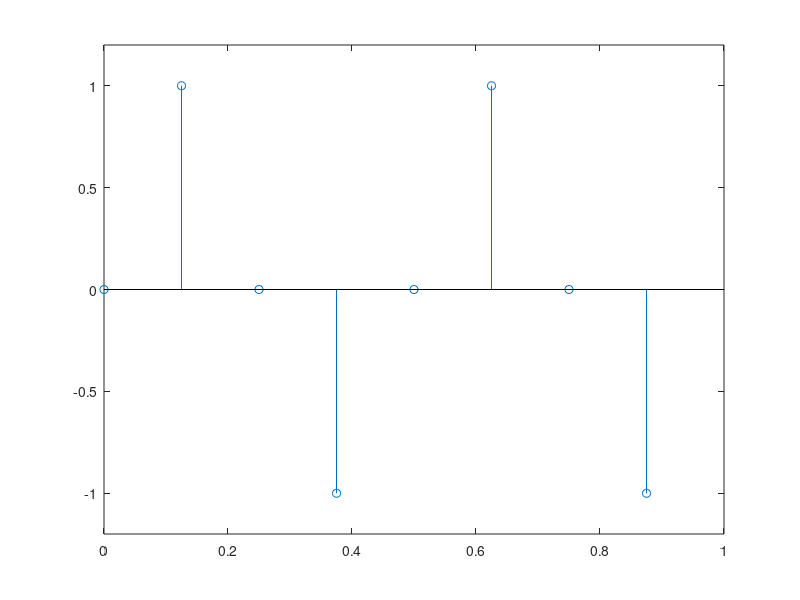

Here is the MATLAB script that generated this plot:
%Sinyal sinus waktu diskrit
Fs=8; %frekuensi sampling
t=(0:Fs-1)/Fs; %proses normalisasi
s1=sin(2*pi*t*2);
stem(t,s1)
axis([0 1 -1.2 1.2])
